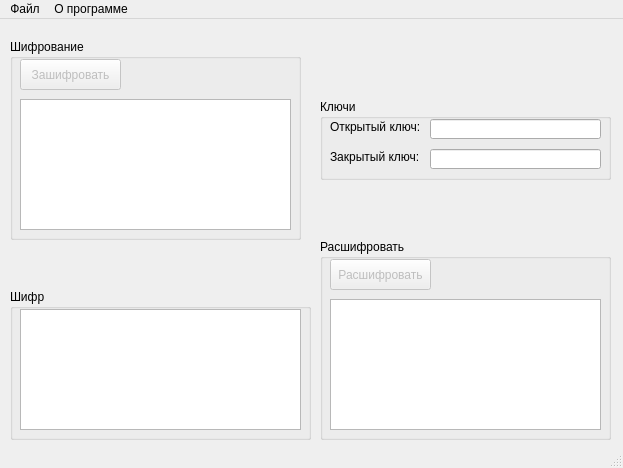
<?xml version="1.0" encoding="UTF-8"?>
<ui version="4.0">
 <class>MainWindow</class>
 <widget class="QMainWindow" name="MainWindow">
  <property name="geometry">
   <rect>
    <x>0</x>
    <y>0</y>
    <width>623</width>
    <height>468</height>
   </rect>
  </property>
  <property name="sizePolicy">
   <sizepolicy hsizetype="Fixed" vsizetype="Fixed">
    <horstretch>0</horstretch>
    <verstretch>0</verstretch>
   </sizepolicy>
  </property>
  <property name="minimumSize">
   <size>
    <width>0</width>
    <height>0</height>
   </size>
  </property>
  <property name="mouseTracking">
   <bool>false</bool>
  </property>
  <property name="windowTitle">
   <string>IBZI #4</string>
  </property>
  <property name="autoFillBackground">
   <bool>false</bool>
  </property>
  <property name="documentMode">
   <bool>false</bool>
  </property>
  <widget class="QWidget" name="centralwidget">
   <widget class="QGroupBox" name="groupBox">
    <property name="geometry">
     <rect>
      <x>10</x>
      <y>20</y>
      <width>291</width>
      <height>201</height>
     </rect>
    </property>
    <property name="title">
     <string>Шифрование</string>
    </property>
    <widget class="QPushButton" name="pushButton">
     <property name="enabled">
      <bool>false</bool>
     </property>
     <property name="geometry">
      <rect>
       <x>10</x>
       <y>20</y>
       <width>101</width>
       <height>31</height>
      </rect>
     </property>
     <property name="text">
      <string>Зашифровать</string>
     </property>
    </widget>
    <widget class="QPlainTextEdit" name="plainTextEdit">
     <property name="geometry">
      <rect>
       <x>10</x>
       <y>60</y>
       <width>271</width>
       <height>131</height>
      </rect>
     </property>
     <property name="plainText">
      <string/>
     </property>
    </widget>
   </widget>
   <widget class="QGroupBox" name="groupBox_2">
    <property name="geometry">
     <rect>
      <x>320</x>
      <y>80</y>
      <width>291</width>
      <height>81</height>
     </rect>
    </property>
    <property name="title">
     <string>Ключи</string>
    </property>
    <widget class="QLabel" name="label">
     <property name="geometry">
      <rect>
       <x>10</x>
       <y>20</y>
       <width>91</width>
       <height>16</height>
      </rect>
     </property>
     <property name="text">
      <string>Открытый ключ:</string>
     </property>
    </widget>
    <widget class="QLabel" name="label_2">
     <property name="geometry">
      <rect>
       <x>10</x>
       <y>50</y>
       <width>91</width>
       <height>16</height>
      </rect>
     </property>
     <property name="text">
      <string>Закрытый ключ:</string>
     </property>
    </widget>
    <widget class="QLineEdit" name="lineEdit">
     <property name="geometry">
      <rect>
       <x>110</x>
       <y>20</y>
       <width>171</width>
       <height>20</height>
      </rect>
     </property>
     <property name="maximumSize">
      <size>
       <width>1667777</width>
       <height>16777215</height>
      </size>
     </property>
    </widget>
    <widget class="QLineEdit" name="lineEdit_2">
     <property name="geometry">
      <rect>
       <x>110</x>
       <y>50</y>
       <width>171</width>
       <height>20</height>
      </rect>
     </property>
    </widget>
   </widget>
   <widget class="QGroupBox" name="groupBox_3">
    <property name="geometry">
     <rect>
      <x>320</x>
      <y>220</y>
      <width>291</width>
      <height>201</height>
     </rect>
    </property>
    <property name="title">
     <string>Расшифровать</string>
    </property>
    <widget class="QPlainTextEdit" name="plainTextEdit_2">
     <property name="geometry">
      <rect>
       <x>10</x>
       <y>60</y>
       <width>271</width>
       <height>131</height>
      </rect>
     </property>
    </widget>
    <widget class="QPushButton" name="pushButton_2">
     <property name="enabled">
      <bool>false</bool>
     </property>
     <property name="geometry">
      <rect>
       <x>10</x>
       <y>20</y>
       <width>101</width>
       <height>31</height>
      </rect>
     </property>
     <property name="text">
      <string>Расшифровать</string>
     </property>
    </widget>
   </widget>
   <widget class="QGroupBox" name="groupBox_4">
    <property name="geometry">
     <rect>
      <x>10</x>
      <y>270</y>
      <width>301</width>
      <height>151</height>
     </rect>
    </property>
    <property name="title">
     <string>Шифр</string>
    </property>
    <widget class="QPlainTextEdit" name="plainTextEdit_3">
     <property name="geometry">
      <rect>
       <x>10</x>
       <y>20</y>
       <width>281</width>
       <height>121</height>
      </rect>
     </property>
     <property name="readOnly">
      <bool>true</bool>
     </property>
    </widget>
   </widget>
  </widget>
  <widget class="QMenuBar" name="menubar">
   <property name="geometry">
    <rect>
     <x>0</x>
     <y>0</y>
     <width>623</width>
     <height>21</height>
    </rect>
   </property>
   <widget class="QMenu" name="menu">
    <property name="title">
     <string>Файл</string>
    </property>
   </widget>
   <widget class="QMenu" name="menu_2">
    <property name="title">
     <string>О программе</string>
    </property>
   </widget>
   <addaction name="menu"/>
   <addaction name="menu_2"/>
  </widget>
  <widget class="QStatusBar" name="statusbar"/>
 </widget>
 <resources/>
 <connections/>
 <designerdata>
  <property name="gridDeltaX">
   <number>10</number>
  </property>
  <property name="gridDeltaY">
   <number>10</number>
  </property>
  <property name="gridSnapX">
   <bool>true</bool>
  </property>
  <property name="gridSnapY">
   <bool>true</bool>
  </property>
  <property name="gridVisible">
   <bool>true</bool>
  </property>
 </designerdata>
</ui>
